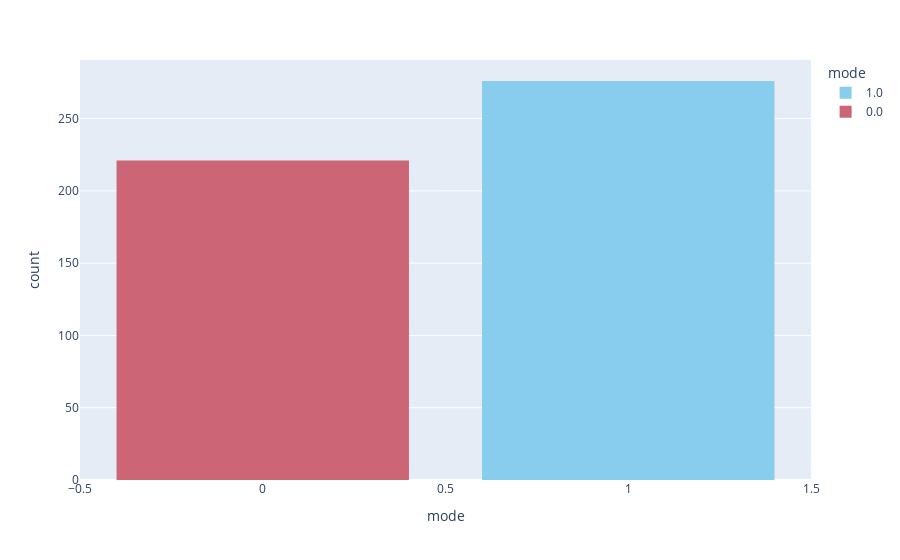

Notebook code for this chart:
### Code cell
# What kind of key are the songs usually made with?
cat_plot('mode',songdata,px.colors.qualitative.Safe)

### Figure 1 — Plotly figure (JSON) as saved in the notebook; plotly's stock layout.template omitted (floating-point values rounded to 4 significant figures; data arrays with more than 128 entries replaced by an {"elided": "..."} marker saying what was removed)
{"data": [{"alignmentgroup": "True", "bingroup": "x", "hovertemplate": "mode=%{x}<br>count=%{y}<extra></extra>", "legendgroup": "1.0", "marker": {"color": "rgb(136, 204, 238)", "pattern": {"shape": ""}}, "name": "1.0", "offsetgroup": "1.0", "orientation": "v", "showlegend": true, "type": "histogram", "x": {"elided": "276 int values"}, "xaxis": "x", "yaxis": "y"}, {"alignmentgroup": "True", "bingroup": "x", "hovertemplate": "mode=%{x}<br>count=%{y}<extra></extra>", "legendgroup": "0.0", "marker": {"color": "rgb(204, 102, 119)", "pattern": {"shape": ""}}, "name": "0.0", "offsetgroup": "0.0", "orientation": "v", "showlegend": true, "type": "histogram", "x": {"elided": "221 int values"}, "xaxis": "x", "yaxis": "y"}], "layout": {"bargap": 0.2, "barmode": "relative", "legend": {"title": {"text": "mode"}, "tracegroupgap": 0}, "margin": {"t": 60}, "xaxis": {"anchor": "y", "categoryarray": [1, 0], "categoryorder": "array", "domain": [0, 1], "title": {"text": "mode"}}, "yaxis": {"anchor": "x", "domain": [0, 1], "title": {"text": "count"}}}}
